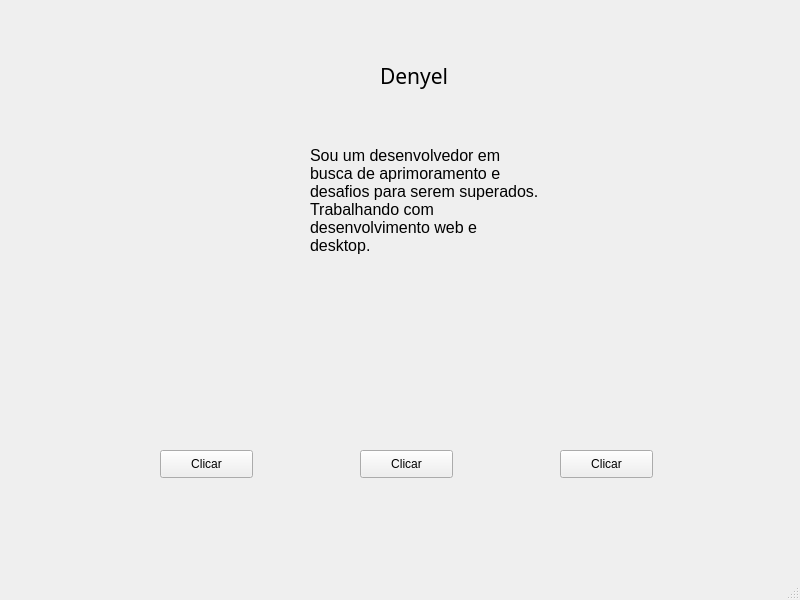
<?xml version="1.0" encoding="UTF-8"?>
<ui version="4.0">
 <class>MainWindow</class>
 <widget class="QMainWindow" name="MainWindow">
  <property name="geometry">
   <rect>
    <x>0</x>
    <y>0</y>
    <width>800</width>
    <height>600</height>
   </rect>
  </property>
  <property name="windowTitle">
   <string>MainWindow</string>
  </property>
  <widget class="QWidget" name="centralwidget">
   <widget class="QLabel" name="label_instagram">
    <property name="geometry">
     <rect>
      <x>360</x>
      <y>340</y>
      <width>91</width>
      <height>71</height>
     </rect>
    </property>
    <property name="text">
     <string/>
    </property>
    <property name="pixmap">
     <pixmap>Imagens/instagram.png</pixmap>
    </property>
    <property name="scaledContents">
     <bool>true</bool>
    </property>
   </widget>
   <widget class="QLabel" name="label_whatsapp">
    <property name="geometry">
     <rect>
      <x>540</x>
      <y>320</y>
      <width>131</width>
      <height>101</height>
     </rect>
    </property>
    <property name="text">
     <string/>
    </property>
    <property name="pixmap">
     <pixmap>Imagens/whatsapp-logo-whatsapp-icon-whatsapp-transparent-free-png.webp</pixmap>
    </property>
    <property name="scaledContents">
     <bool>true</bool>
    </property>
   </widget>
   <widget class="QLabel" name="label_github">
    <property name="geometry">
     <rect>
      <x>160</x>
      <y>330</y>
      <width>91</width>
      <height>81</height>
     </rect>
    </property>
    <property name="text">
     <string/>
    </property>
    <property name="pixmap">
     <pixmap>Imagens/github.png</pixmap>
    </property>
    <property name="scaledContents">
     <bool>true</bool>
    </property>
   </widget>
   <widget class="QLabel" name="label">
    <property name="geometry">
     <rect>
      <x>310</x>
      <y>100</y>
      <width>231</width>
      <height>201</height>
     </rect>
    </property>
    <property name="font">
     <font>
      <pointsize>12</pointsize>
     </font>
    </property>
    <property name="text">
     <string>Sou um desenvolvedor em busca de aprimoramento e desafios para serem superados. Trabalhando com desenvolvimento web e desktop.</string>
    </property>
    <property name="wordWrap">
     <bool>true</bool>
    </property>
   </widget>
   <widget class="QLabel" name="label_2">
    <property name="geometry">
     <rect>
      <x>380</x>
      <y>60</y>
      <width>81</width>
      <height>31</height>
     </rect>
    </property>
    <property name="font">
     <font>
      <family>Perpetua</family>
      <pointsize>16</pointsize>
     </font>
    </property>
    <property name="text">
     <string>Denyel</string>
    </property>
   </widget>
   <widget class="QLabel" name="label_perfil">
    <property name="geometry">
     <rect>
      <x>70</x>
      <y>100</y>
      <width>181</width>
      <height>171</height>
     </rect>
    </property>
    <property name="text">
     <string/>
    </property>
    <property name="pixmap">
     <pixmap>Imagens/perfil.png</pixmap>
    </property>
    <property name="scaledContents">
     <bool>true</bool>
    </property>
   </widget>
   <widget class="QPushButton" name="pushButton_github">
    <property name="geometry">
     <rect>
      <x>160</x>
      <y>450</y>
      <width>93</width>
      <height>28</height>
     </rect>
    </property>
    <property name="text">
     <string>Clicar</string>
    </property>
   </widget>
   <widget class="QPushButton" name="pushButton_instagram">
    <property name="geometry">
     <rect>
      <x>360</x>
      <y>450</y>
      <width>93</width>
      <height>28</height>
     </rect>
    </property>
    <property name="text">
     <string>Clicar</string>
    </property>
   </widget>
   <widget class="QPushButton" name="pushButton_whatsapp">
    <property name="geometry">
     <rect>
      <x>560</x>
      <y>450</y>
      <width>93</width>
      <height>28</height>
     </rect>
    </property>
    <property name="text">
     <string>Clicar</string>
    </property>
   </widget>
  </widget>
  <widget class="QMenuBar" name="menubar">
   <property name="geometry">
    <rect>
     <x>0</x>
     <y>0</y>
     <width>800</width>
     <height>26</height>
    </rect>
   </property>
  </widget>
  <widget class="QStatusBar" name="statusbar"/>
 </widget>
 <resources/>
 <connections/>
</ui>
